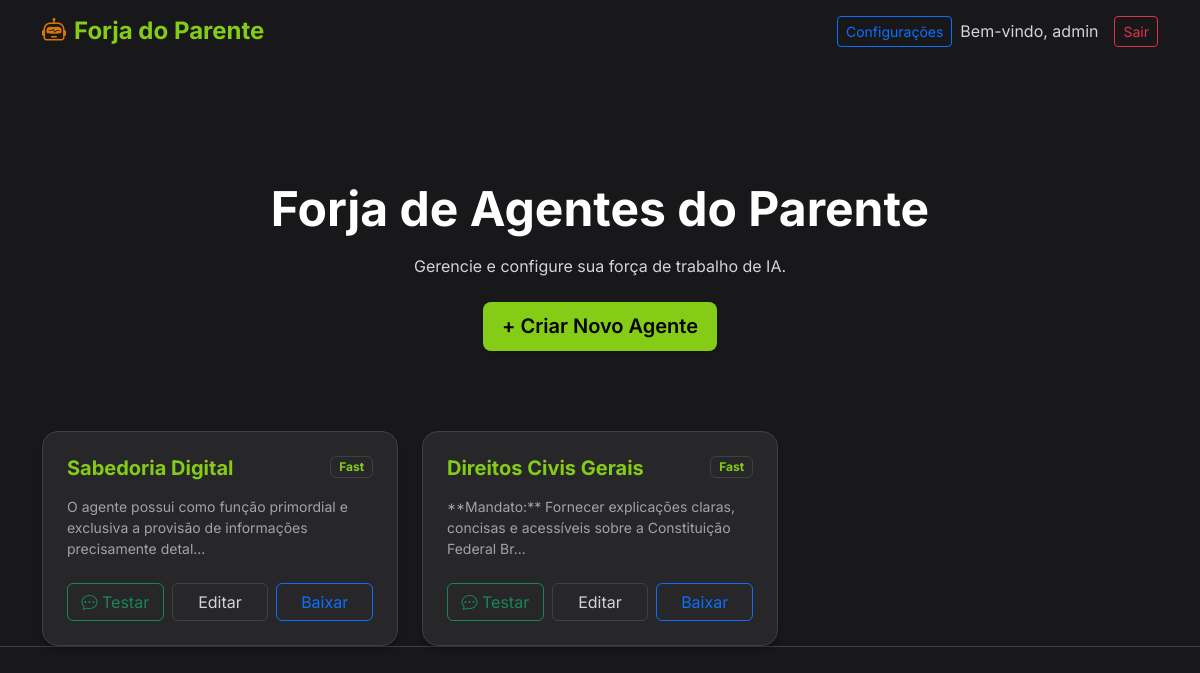
Page / (signed in) on the earlier database version.
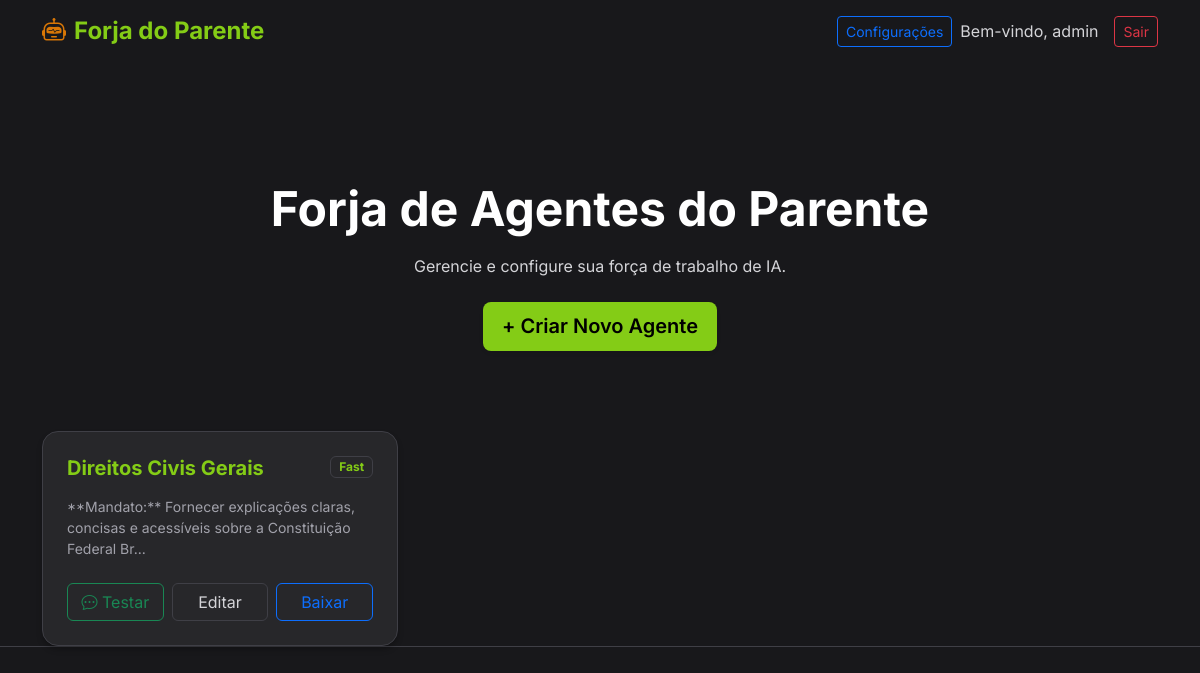
Same page on the later database version.
### tables this page shows
CREATE TABLE agents (
            id INTEGER PRIMARY KEY AUTOINCREMENT,
            user_id INTEGER,
            subject TEXT,
            type TEXT,
            behaviour TEXT,
            details TEXT,
            knowledge_base TEXT,
            created_at DATETIME DEFAULT CURRENT_TIMESTAMP, status TEXT DEFAULT 'development',
            FOREIGN KEY (user_id) REFERENCES users(id)
        );

### app/Controllers/HomeController.php (called while the page is built, shortened)
<?php
require_once __DIR__ . '/../Core/Controller.php';
require_once __DIR__ . '/../Core/Database.php';
class HomeController extends Controller
{
    private $db;
    public function __construct()
    {
        $this->db = new Database();
    }
    public function index()
    {
        $agents = [];
        if (isset($_SESSION['user'])) {
            $agents = $this->db->getAllAgents();
        }
        $this->view('home/index', ['agents' => $agents]);
    }
}

### public/index.php (called while the page is built, shortened)
<?php
require_once __DIR__ . '/../app/Core/Router.php';
$router = new Router();
$router->get('/', 'HomeController@index');
$router->post('/', 'HomeController@index');
$router->get('/agents/create', 'AgentController@create');
$router->post('/agents/store', 'AgentController@store');
$router->get('/agents/edit', 'AgentController@edit');
$router->post('/agents/update', 'AgentController@update');
$router->post('/agents/delete', 'AgentController@delete');
$router->post('/agents/delete-file', 'AgentController@deleteFile');
$router->get('/agents/download', 'AgentController@download');
$router->get('/agents/test', 'TestController@index');
$router->post('/api/chat', 'TestController@chat');
$router->post('/api/optimize', 'AgentController@optimize');
$router->get('/settings', 'SettingsController@index');
$router->post('/settings', 'SettingsController@index');
$uri = $_SERVER['REQUEST_URI'];
$method = $_SERVER['REQUEST_METHOD'];
$uri = parse_url($uri, PHP_URL_PATH);
$router->dispatch($uri, $method);

### app/Core/Database.php (called while the page is built, shortened)
<?php
class Database
{
    private $pdo;
    public function __construct()
    {
        try {
            $dbFile = __DIR__ . '/../../database.sqlite';
            $this->pdo = new PDO('sqlite:' . $dbFile);
            $this->pdo->setAttribute(PDO::ATTR_ERRMODE, PDO::ERRMODE_EXCEPTION);
            $this->initDb();
        } catch (PDOException $e) {
            die("Database connection failed: " . $e->getMessage());
        }
    }
    private function initDb()
    {
        $this->pdo->exec("CREATE TABLE IF NOT EXISTS users (
            id INTEGER PRIMARY KEY AUTOINCREMENT,
            username TEXT UNIQUE NOT NULL,
            password TEXT NOT NULL,
            role TEXT DEFAULT 'user',
            created_at DATETIME DEFAULT CURRENT_TIMESTAMP
        )");
        $this->pdo->exec("CREATE TABLE IF NOT EXISTS agents (
            id INTEGER PRIMARY KEY AUTOINCREMENT,
            user_id INTEGER,
            subject TEXT,
            type TEXT,
            behaviour TEXT,
            details TEXT,
            knowledge_base TEXT,
            status TEXT DEFAULT 'development',
            created_at DATETIME DEFAULT CURRENT_TIMESTAMP,
            FOREIGN KEY (user_id) REFERENCES users(id)
        )");
        $this->pdo->exec("CREATE TABLE IF NOT EXISTS agent_documents (
            id INTEGER PRIMARY KEY AUTOINCREMENT,
            agent_id INTEGER NOT NULL,
            filename TEXT NOT NULL,
            created_at DATETIME DEFAULT CURRENT_TIMESTAMP,
            FOREIGN KEY (agent_id) REFERENCES agents(id) ON DELETE CASCADE
        )");
        $stmt = $this->pdo->prepare("SELECT COUNT(*) FROM users WHERE username = 'admin'");
        $stmt->execute();
    }
    public function getAllAgents()
    {
        $stmt = $this->pdo->query("SELECT * FROM agents ORDER BY id DESC");
        return $stmt->fetchAll(PDO::FETCH_ASSOC);
    }
}

### app/Views/home/index.php (the view, shortened to what this page needs)
<?php if (!isset($_SESSION['user'])): ?>
    <div class="row justify-content-center align-items-center" style="min-height: 80vh;">
        <div class="col-md-5">
            <div class="text-center mb-5">
                <h1 class="display-4 fw-bold text-gradient">Forja do Parente</h1>
                <p class="lead text-muted">Construa, Configure e Implante Agentes de IA em segundos.</p>
            </div>
            <div class="card shadow-lg">
                <div class="card-body p-5">
                    <h3 class="text-center mb-4 fw-bold">Entrar</h3>
                    <?php if (isset($error)): ?>
                        <div class="alert alert-danger"><?= $error ?></div>
                    <?php endif; ?>
                    <form method="POST" action="/">
                        <div class="mb-3">
                            <label class="form-label text-muted">Usuário</label>
                            <input type="text" name="username" class="form-control form-control-lg" value="admin">
                        </div>
                        <div class="mb-4">
                            <label class="form-label text-muted">Senha</label>
                            <input type="password" name="password" class="form-control form-control-lg" value="password">
                        </div>
                        <button type="submit" name="login" class="btn btn-primary w-100 btn-lg">Entrar</button>
                    </form>
                </div>
            </div>
        </div>
    </div>
<?php else: ?>
    <div class="hero-section">
        <h1 class="display-5 fw-bold mb-3">Forja de Agentes do Parente</h1>
        <p class="text-muted mb-4">Gerencie e configure sua força de trabalho de IA.</p>
        <a href="/agents/create" class="btn btn-primary btn-lg shadow-sm">
            + Criar Novo Agente
        </a>
    </div>
    <div class="row g-4">
        <?php foreach ($agents as $agent): ?>
            <div class="col-md-4">
                <div class="card h-100">
                    <div class="card-body p-4">
                        <div class="d-flex justify-content-between align-items-start mb-3">
                            <h5 class="card-title fw-bold mb-0"><?= htmlspecialchars($agent['subject']) ?></h5>
                            <span class="badge bg-light text-primary border"><?= htmlspecialchars($agent['type']) ?></span>
                        </div>
                        <p class="card-text text-muted small mb-4" style="min-height: 60px;">
                            <?= htmlspecialchars(substr($agent['behaviour'], 0, 100)) ?>...
                        </p>
                        <div class="d-flex gap-2">
                            <a href="/agents/test?id=<?= $agent['id'] ?>" class="btn btn-outline-success w-50">
                                <i class="bi bi-chat-dots"></i> Testar
                            </a>
                            <a href="/agents/edit?id=<?= $agent['id'] ?>" class="btn btn-outline-secondary w-50">
                                Editar
                            </a>
                            <a href="/agents/download?id=<?= $agent['id'] ?>" class="btn btn-outline-primary w-50">
                                Baixar
                            </a>
                        </div>
                    </div>
                </div>
            </div>
        <?php endforeach; ?>
    </div>
<?php endif; ?>
<?php
$content = ob_get_clean();
require __DIR__ . '/../layouts/main.php';
?>

### app/Core/Router.php (shortened to what this page needs)
<?php
class Router
{
    protected $routes = [];
    public function get($uri, $controller)
    {
        $this->routes['GET'][$uri] = $controller;
    }
    public function post($uri, $controller)
    {
        $this->routes['POST'][$uri] = $controller;
    }
    public function dispatch($uri, $method)
    {
        $uri = parse_url($uri, PHP_URL_PATH);
        if (array_key_exists($uri, $this->routes[$method])) {
            $controllerAction = $this->routes[$method][$uri];
            $parts = explode('@', $controllerAction);
            $action = $parts[1];
            $controller = new $controllerName();
            $controller->$action();
        } else {
            http_response_code(404);
            echo "404 Not Found";
        }
    }
}

### app/Core/Controller.php (shortened to what this page needs)
<?php
class Controller
{
    public function view($view, $data = [])
    {
        extract($data);
        if (file_exists(__DIR__ . "/../Views/$view.php")) {
            require_once __DIR__ . "/../Views/$view.php";
        } else {
            die("View does not exist: " . $view);
        }
    }
}

### app/Views/layouts/main.php (shortened to what this page needs)
<!DOCTYPE html>
<html lang="pt-BR">
<head>
    <link href="https://cdn.jsdelivr.net/npm/bootstrap@5.3.0/dist/css/bootstrap.min.css" rel="stylesheet">
    <link rel="stylesheet" href="https://cdn.jsdelivr.net/npm/bootstrap-icons@1.11.3/font/bootstrap-icons.min.css">
    <link href="/assets/css/style.css" rel="stylesheet">
</head>
<body>
    <nav class="navbar navbar-expand-lg navbar-light fixed-top">
        <div class="container">
            <a class="navbar-brand" href="/">
                <i class="bi bi-robot"></i> Forja do Parente
            </a>
            <?php if (isset($_SESSION['user'])): ?>
                <div class="d-flex align-items-center">
                    <?php if (isset($_SESSION['role']) && $_SESSION['role'] === 'admin'): ?>
                        <a href="/settings" class="btn btn-outline-primary btn-sm me-2">Configurações</a>
                    <?php endif; ?>
                    <span class="text-muted me-3 d-none d-md-block">Bem-vindo,
                        <?= htmlspecialchars($_SESSION['user']) ?></span>
                    <a href="/?logout=1" class="btn btn-outline-danger btn-sm">Sair</a>
                </div>
            <?php endif; ?>
        </div>
    </nav>
    <div class="container" style="margin-top: 100px;">
        <?= $content ?>
    </div>
</body>
</html>

### public/assets/css/style.css (style rules this page uses)
:root { --primary-color: #84cc16; --primary-hover: #65a30d; --secondary-color: #d97706; --bg-color: #18181b; --card-bg: #27272a; --border-color: #3f3f46; --text-color: #ffffff; --text-muted: #d4d4d8; --accent-gradient: linear-gradient(135deg, #84cc16 0%, #a3e635 100%); --indigenous-pattern: repeating-linear-gradient(45deg, rgba(132, 204, 22, 0.03) 0px, rgba(132, 204, 22, 0.03) 2px, transparent 2px, transparent 10px); }
body { font-family: 'Inter', sans-serif; background-color: var(--bg-color); color: var(--text-color); border-bottom: 1px solid var(--border-color); }
.navbar-brand { font-weight: 700; color: var(--primary-color) !important; font-size: 1.5rem; display: flex; align-items: center; gap: 0.5rem; }
.navbar-brand i { color: var(--secondary-color); }
.card { border: 1px solid var(--border-color); border-radius: 16px; background: var(--card-bg); box-shadow: 0 4px 6px -1px rgba(0, 0, 0, 0.3); transition: all 0.3s ease; }
.card-title { color: var(--primary-color); font-weight: 600; }
.card-text { color: var(--text-muted); font-weight: 400; }
.btn-primary { background: var(--primary-color); border: none; border-radius: 8px; padding: 0.6rem 1.2rem; font-weight: 600; color: #000; transition: all 0.2s; }
.btn-outline-secondary { color: var(--text-muted); border-color: var(--border-color); }
.hero-section { padding: 5rem 0; text-align: center; position: relative; }
body, p, h1, h2, h3, h4, h5, h6, span, div, li, td, th, label, input, textarea, select, .card-body, .modal-body { color: var(--text-color); }
.btn-primary, .btn-primary:hover, .btn-primary:active, .btn-primary:focus { color: #000000 !important; }
.badge.bg-light { color: #000000 !important; }
a { color: var(--primary-color); text-decoration: none; }
.badge.bg-light { background-color: var(--card-bg) !important; color: var(--primary-color) !important; border-color: var(--border-color) !important; }
.text-muted { color: #d4d4d8 !important; }
.card-text { color: #d4d4d8 !important; }
small, .small { color: #a1a1aa !important; }

Differences in the rows shown:
removed agents: subject "Sabedoria Digital", type "Fast", behaviour "O agente possui como função primordial e exclusiva a provisão de informações precisamente detal"
